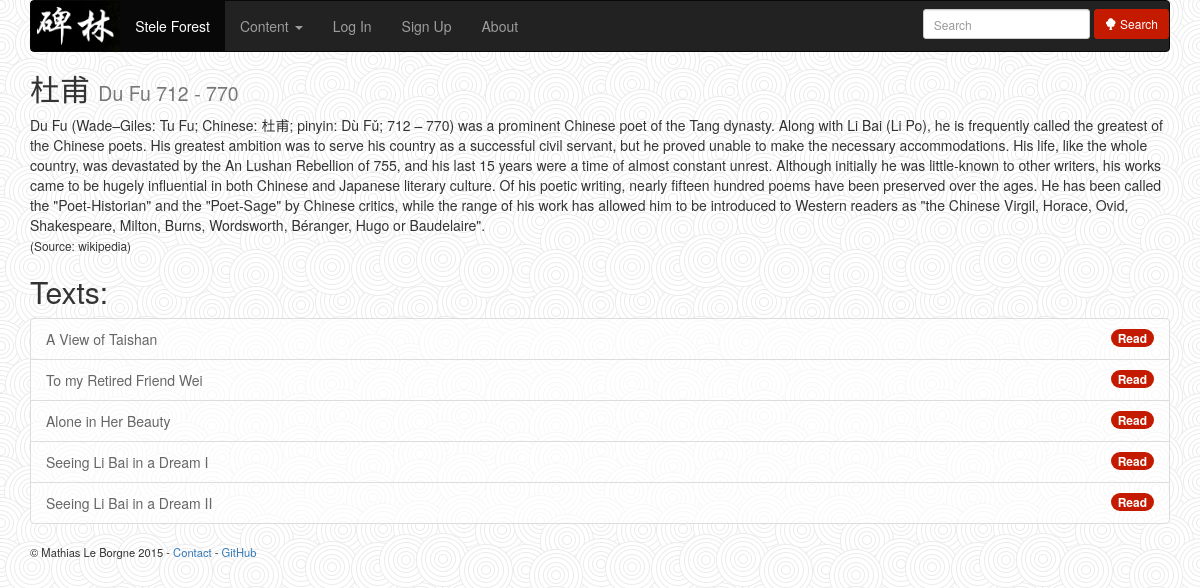
Screenshot of /author_page/7 with the database file from the repository.
### texts/models.py (models this page shows, shortened)
class Author(models.Model):
    name_chinese = models.CharField(max_length=42)
    name_pinyin = models.CharField(max_length=42)
    year_birth = models.CharField(null=True, max_length=100)
    year_death = models.CharField(null=True, max_length=100)
    biography = models.TextField(null=True)
    def __str__(self):
        return self.name_pinyin

class Text(models.Model):
    title_english = models.CharField(max_length=100)
    title_chinese = models.CharField(max_length=100)
    title_pinyin = models.CharField(max_length=100, null=True)
    author = models.ForeignKey('Author')
    content_english = models.TextField(null=True)
    content_chinese = models.TextField(null=True)
    content_pinyin = models.TextField(null=True)
    date_release = models.DateTimeField(auto_now_add=True, auto_now=False,
                                        verbose_name="Release Date")
    date_writing = models.DateTimeField(auto_now_add=False, auto_now=False,
                                        null=True,
                                        verbose_name="Writing Date")
    chars_data = models.TextField(null=True) # JSON-serialized (text) version of your list

### texts/views.py (the view)
# urls.py: url(r'^author_page/(?P<pk>\d+)$', AuthorView.as_view(), name='author_page'),
class AuthorView(DetailView):
    context_object_name = "author"
    model = Author
    template_name = make_template_name("author_page")
    def get_context_data(self, **kwargs):
        context = super(AuthorView, self).get_context_data(**kwargs)
        author = self.get_object()
        print author
        context['texts'] = Text.objects.filter(author=author)
        return context

### texts/templates/texts/author_page.html (shortened to what this page needs)
{% extends "base.html" %}
{% block content %}
<h2>
    {{ author.name_chinese }}
    <small>{{ author.name_pinyin }}
    {% if author.biography %} {{ author.year_birth }} - {{ author.year_death }}{% endif %}
    </small>
</h2>
{% if author.biography %}
    <p>
        {{ author.biography }} <br>
        <small>(Source: wikipedia)</small>
    </p>
{% endif %}
<h2>Texts:</h2>
<ul class="list-group">
{% for text in texts %}
    <li class="list-group-item">
        <span class="badge"><a href="{% url "read_text" text.id %}">Read</a></span>
        <a href="{% url "read_text" text.id %}">{{ text.title_english }}</a>
    </li>
{% empty %}
    <p>No text to display</p>
{% endfor %}
</ul>
{% endblock %}

### static/css/texts_style.css (style rules this page uses)
body { background-image: url(../img/swirl_pattern.jpg); }
.panel, .list-group-item { background-color: rgba(255, 255, 255, 0.65); }
.list-group-item a, .panel > .panel-heading a { color: #666666; }
.badge { background-color: #C41B00; }
.badge a { color: #FFFFFF; }

### rows the page displays
Author: name_chinese "杜甫", name_pinyin "Du Fu", year_birth "712", year_death "770", biography "Du Fu (Wade–Giles: Tu Fu; Chinese: 杜甫; pinyin: Dù Fǔ; 712 – 770) was a prominent Chinese poet of the Tang dynasty. Along with Li Bai (Li Po), he is frequently called the greatest of the Chinese poets. His greatest ambition was to serve his country as a successful civil servant, but he proved unable to make the necessary accommodations. His life, like the whole country, was devastated by the An Lushan Rebellion of 755, and his last 15 years were a time of almost constant unrest. Although initially he was little-known to other writers, his works came to be hugely influential in both Chinese and Japanese literary culture. Of his poetic writing, nearly fifteen hundred poems have been preserved…"
Text: title_english "A View of Taishan"
Text: title_english "To my Retired Friend Wei"
Text: title_english "Alone in Her Beauty"
Text: title_english "Seeing Li Bai in a Dream I"
Text: title_english "Seeing Li Bai in a Dream II"
